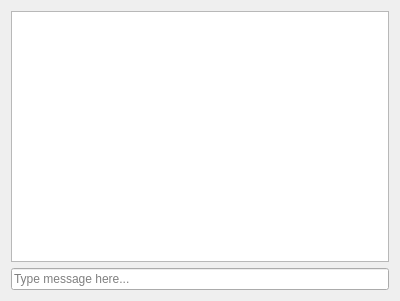
<?xml version="1.0" encoding="UTF-8"?>
<ui version="4.0">
 <class>ChatForm</class>
 <widget class="QWidget" name="ChatForm">
  <property name="geometry">
   <rect>
    <x>0</x>
    <y>0</y>
    <width>400</width>
    <height>301</height>
   </rect>
  </property>
  <property name="windowTitle">
   <string>Form</string>
  </property>
  <layout class="QVBoxLayout" name="verticalLayout">
   <item>
    <layout class="QVBoxLayout" name="chatLayout">
     <item>
      <widget class="QTextEdit" name="messageLog">
       <property name="readOnly">
        <bool>true</bool>
       </property>
      </widget>
     </item>
     <item>
      <widget class="QLineEdit" name="messageToSend">
       <property name="placeholderText">
        <string>Type message here...</string>
       </property>
      </widget>
     </item>
    </layout>
   </item>
  </layout>
 </widget>
 <resources/>
 <connections/>
</ui>
